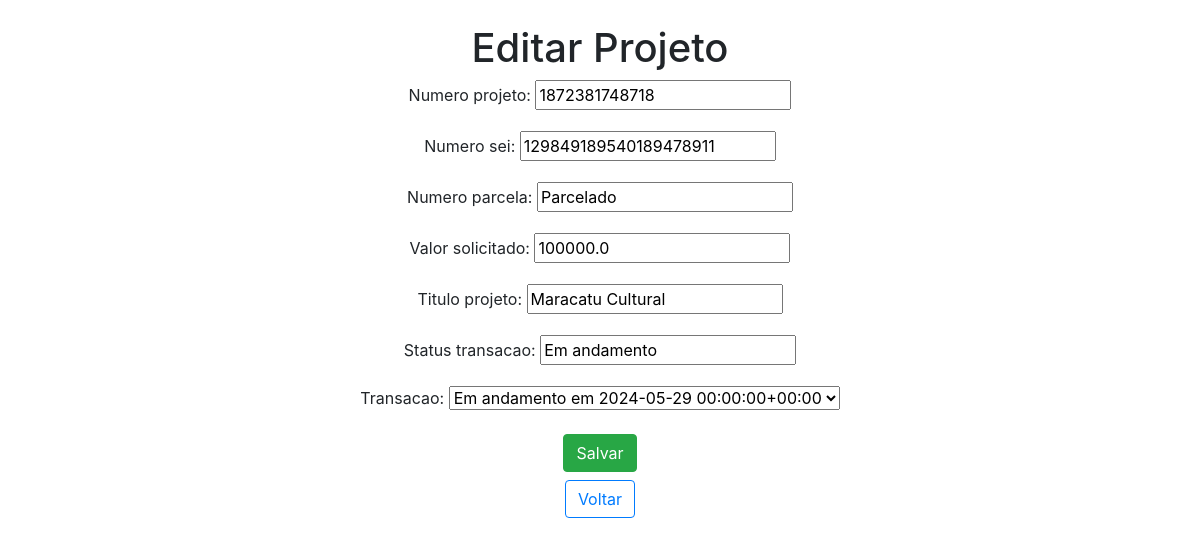
/edit_projeto/4/ (signed in), run on the app's committed database.
### app/models.py (models this page shows, shortened)
class Projeto(models.Model):
    numero_projeto = models.CharField(max_length=30)
    numero_sei = models.CharField(max_length=21)
    numero_parcela = models.CharField(max_length=20)
    valor_solicitado = models.FloatField()
    titulo_projeto = models.CharField(max_length=100)
    status_transacao = models.CharField(max_length=100)
    transacao = models.ForeignKey(Transacao, on_delete=models.CASCADE)

class Transacao(models.Model):
    data_transacao = models.DateTimeField()
    status_transacao = models.CharField(max_length=100)
    usuario = models.ForeignKey(CadastroUsuario, on_delete=models.CASCADE)
    def __str__(self):
        return f"{self.status_transacao} em {self.data_transacao}"

### app/views.py (the view)
# urls.py: path("edit_projeto/<int:projeto_id>/", edit_projeto, name="edit_projeto"),
@login_required
def edit_projeto(request, projeto_id):
    projeto = get_object_or_404(Projeto, pk=projeto_id)
    if request.method == 'POST':
        form = ProjetoForm(request.POST, instance=projeto)
        if form.is_valid():
            form.save()
            return redirect('projeto_html')
    else:
        form = ProjetoForm(instance=projeto)
    return render(request, 'edit_projeto.html', {'form': form})

### app/forms.py
class ProjetoForm(forms.ModelForm):
    class Meta:
        model = Projeto
        fields = [
            "numero_projeto",
            "numero_sei",
            "numero_parcela",
            "valor_solicitado",
            "titulo_projeto",
            "status_transacao",
            "transacao",
        ]

### app/templates/edit_projeto.html (shortened to what this page needs)
<!DOCTYPE html>
<html lang="en">
<head>
    <link rel="stylesheet" href="https://stackpath.bootstrapcdn.com/bootstrap/4.1.3/css/bootstrap.min.css">
</head>
<body>
  <div class="col-8 m-auto pt-4 pb-2 text-center">
        <h1>Editar Projeto</h1>
        <form method="post">
            {{ form.as_p }}
            <button type="submit" class="btn btn-success">Salvar</button>
        </form>
        <a href="{% url 'projeto_html' %}" class="btn btn-outline-primary mt-2">
             Voltar
        </a>
  </div>
</body>
</html>

### data on the page
Projeto: numero_projeto "1872381748718", numero_sei "129849189540189478911", numero_parcela "Parcelado", valor_solicitado "100000.0", titulo_projeto "Maracatu Cultural", status_transacao "Em andamento", transacao "Em andamento em 2024-05-29 00:00:00+00:00"
